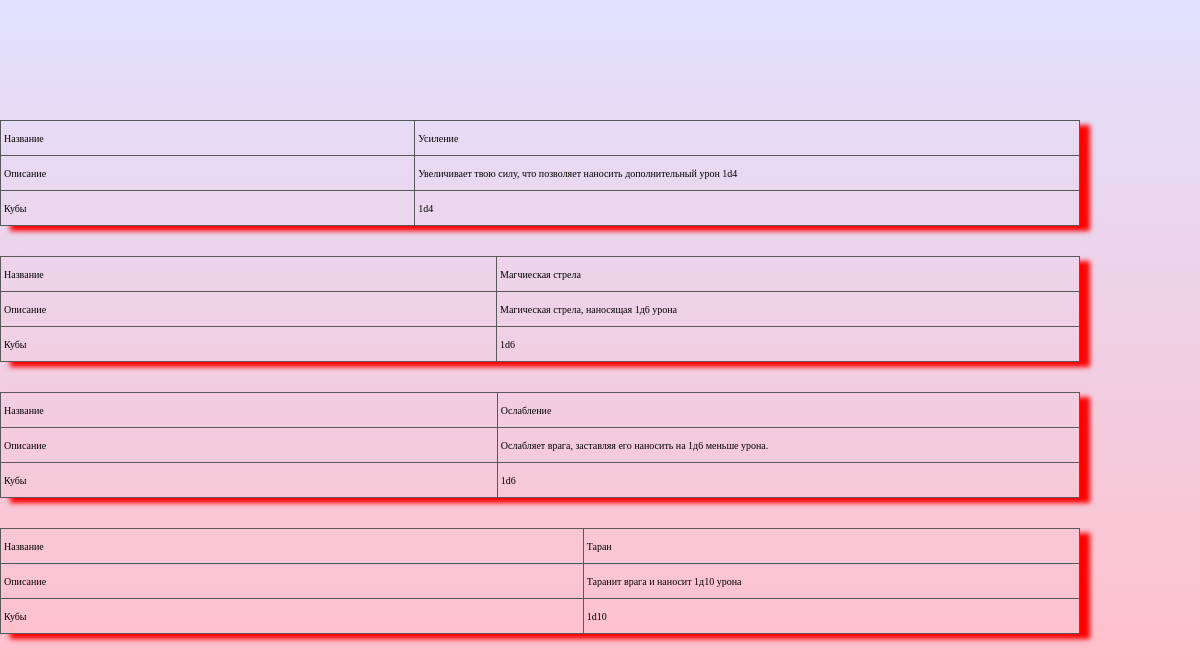
Page /pages/allAbilities.php (signed in) on the earlier database version.
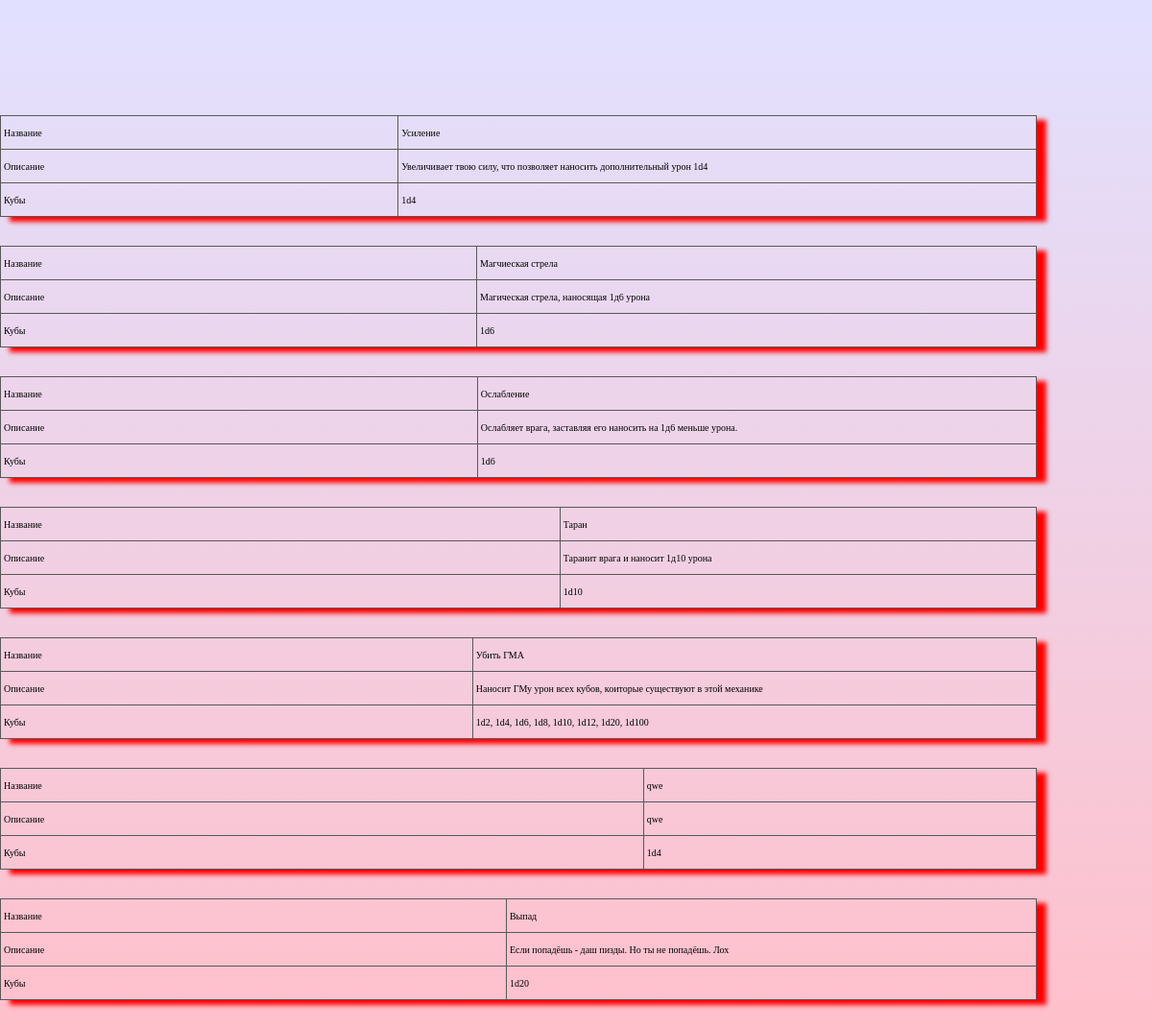
Same page on the later database version.
### tables this page shows
CREATE TABLE `abilities` (
  `id` int(11) NOT NULL,
  `userId` int(11) NOT NULL,
  `name` varchar(255) NOT NULL,
  `description` varchar(1000) DEFAULT NULL,
  `dice` varchar(255) DEFAULT NULL
);

### assets/Component/DB/DBComponent.php (called while the page is built)
<?php
abstract class DBComponent
{
    protected function getConnection() {
        return mysqli_connect('localhost', 'root', '', 'encountergenerator');
    }
}

### assets/Component/DB/DBSelect.php (called while the page is built, shortened)
<?php
include 'DBComponent.php';
class DBSelect extends DBComponent
{
    public function getUIdByLogin($login)
    {
        $sql = "SELECT id FROM users WHERE login='" . $login . "'";
        return mysqli_fetch_row(mysqli_query(parent::getConnection(), $sql))[0];
    }
    public function getAbilityByUId($userId) {
        $sql = "SELECT * FROM abilities WHERE userId=" . $userId;
        $connection = parent::getConnection();
        return $connection->query($sql);
    }
    public function getAbilitiesNum($userId) {
        $sql = "SELECT COUNT(*) FROM abilities WHERE userId=" . $userId;
        $connection = parent::getConnection();
        $sqlResult = $connection->query($sql);
        return $sqlResult->fetch_row()[0];
    }
}

### assets/Component/Renderer/AllAbilitiesRenderer.php (the view, shortened to what this page needs)
<?php
include dirname(__DIR__) . '/DB/DBSelect.php';
class AllAbilitiesRenderer
{
    public function renderItem($login) {
        $DB = new DBSelect();
        $userId = $DB->getUIdByLogin($login);
        $encounterSql = $DB->getAbilityByUId($userId);
        $counter = $DB->getAbilitiesNum($userId);
        for ($i = 0; $i < $counter; $i++) {
            $row = $encounterSql->fetch_assoc();
            unset($row['id'], $row['userId']);
            echo
            '
            <table class="pattern-table">
	            <tbody>
            ';
            foreach ($row as $key => $value) {
                if ($key == 'dice' &&  $value) {
                    if (json_last_error() === JSON_ERROR_NONE) {
                        $separator = ', ';
                        $value = implode($separator, json_decode($value));
                    }
                }
                echo
                    '
                <tr id="'. $key .'">
                    <td>' . ABILITY_DB_TO_REAL_TEXT[$key] .'</td>
			        <td>' . $value .'</td>
                </tr>
                ';
            }
            echo
            '
	            </tbody>
            </table>
            ';
        }
    }
}

### pages/allAbilities.php (shortened to what this page needs)
<?php
include dirname(__DIR__) . '/assets/Component/Renderer/AllAbilitiesRenderer.php';
$renderer = new AllAbilitiesRenderer();
?>
<!DOCTYPE html>
<html lang="en">
<head>
    <link rel="stylesheet" href="../styles/style.css">
    <link rel="stylesheet" href="../styles/tableStyles.css">
    <link href="https://cdn.jsdelivr.net/npm/select2@4.1.0-rc.0/dist/css/select2.min.css" rel="stylesheet" />
</head>
<body>
<div id="pattern-table">
    <?php
    $renderer->renderItem($_SESSION['username']);
    ?>
</div>
</body>
</html>

### styles/style.css (style rules this page uses)
* { padding: 0; margin: 0; box-sizing: border-box; }
body { font-family: "Playfair Display", serif; font-size: 62.5%; overflow-x: hidden; }

### styles/tableStyles.css (style rules this page uses)
body { background: linear-gradient(#e1e1ff, pink); }
table.pattern-table { width: 100%; border-collapse:collapse; border-spacing:0; height: auto; margin-bottom: 30px; }
table.pattern-table,table.pattern-table td, table.pattern-table th { border: 1px solid #595959; }
table.pattern-table td,table.pattern-table th { min-height:35px;padding: 3px; width: 30px; height: 35px; }
.pattern-table { box-shadow: 10px 5px 5px red; }
#pattern-table { margin-right: 10%; padding-top: 10%; }

Differences in the rows shown:
added abilities: name "Убить ГМА", description "Наносит ГМу урон всех кубов, коиторые существуют в этой механике", dice "1d2, 1d4, 1d6, 1d8, 1d10, 1d12, 1d20, 1d100"
added abilities: name "qwe", description "qwe", dice "1d4"
added abilities: name "Выпад", description "Если попадёшь - даш пизды. Но ты не попадёшь. Лох", dice "1d20"
Other differences:
new list line: "Название Описание Кубы"
